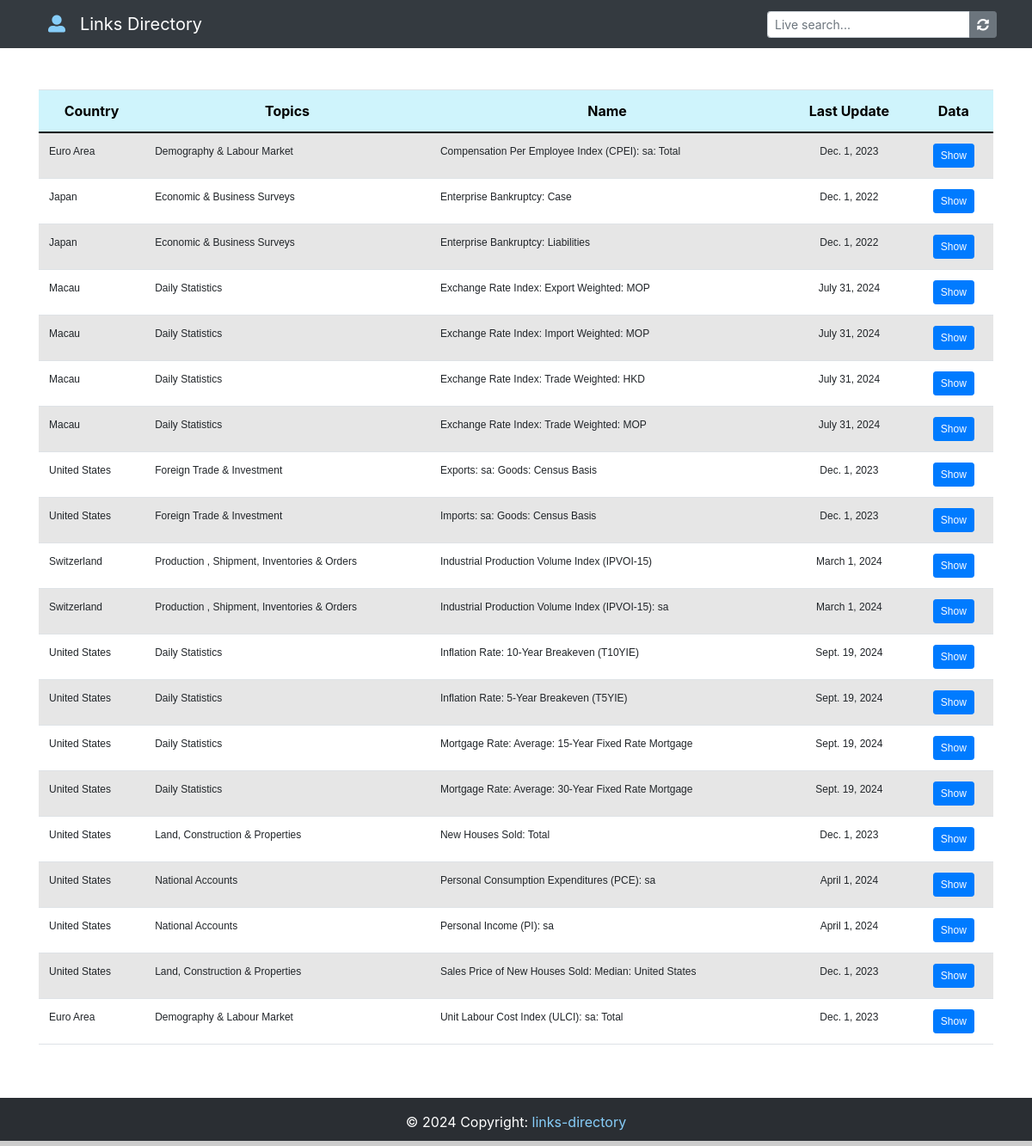
The page / on the database its author committed.
### tabledatacenter/models.py (models this page shows, shortened)
class DataCountryByEconomic(models.Model):
    country = models.CharField(max_length=255)
    topic = models.CharField(max_length=255)
    web = models.CharField(max_length=255)
    name = models.CharField(max_length=255)
    unit = models.CharField(max_length=255)
    date = models.DateField()
    data = models.FloatField()

### tabledatacenter/views.py (the view)
# urls.py: 2. Add a URL to urlpatterns:  path('', views.home, name='home')
def home(request):
    latest_entries = (DataCountryByEconomic.objects
                      .values('name', 'country')  # Get unique name-country pairs
                      .annotate(latest_date=Max('date')))  # Annotate with the latest date for each pair
    data_to_insert = []
    for entry in latest_entries:
        latest_row = (DataCountryByEconomic.objects
                      .filter(name=entry['name'], country=entry['country'], date=entry['latest_date'])
                      .first())  # Get the first result (since we expect only one)
        if latest_row:
            data_to_insert.append(latest_row)
    context = {
        'data': data_to_insert
    }
    return render(request, 'home.html', context)

### tabledatacenter/templates/home.html (shortened to what this page needs)
{% extends 'base.html' %}
{% block navbar-content %}
<i style="color: lightskyblue;" class="fas fa-user-alt"></i>&nbsp;&nbsp; Links Directory
{% endblock navbar-content %}
{% block content %}
<div class="container">
    <br><br>
    <table class="table table-striped" id="example" style="text-align: center;">
        <thead class="table-info">
            <tr>
                <th style="text-align: center;">Country</th>
                <th style="text-align: center;">Topics</th>
                <th style="text-align: center;">Name</th>
                <th style="text-align: center;">Last Update</th>
                <th style="text-align: center;">Data</th>
            </tr>
        </thead>
        <tbody>
            {% for item in data %}
            <tr>
                <td style="font-family: Verdana, sans-serif; font-size: 12px; text-align: left;">{{ item.country }}</td>
                <td style="font-family: Verdana, sans-serif; font-size: 12px; text-align: left;">{{ item.topic }}</td>
                <td style="font-family: Verdana, sans-serif; font-size: 12px; text-align: left;">{{ item.name }}</td>
                <td style="font-family: Verdana, sans-serif; font-size: 12px;">{{ item.date }}</td>
                <td>
                    <button style="font-family: Verdana, sans-serif; font-size: 12px;" type="button"
                            class="btn btn-primary btn-sm show-data-btn"
                            data-name="{{ item.name }}" data-country="{{ item.country }}">
                        Show
                    </button>
                </td>
            </tr>
            {% endfor %}
        </tbody>
    </table>
</div>
<br><br><br><br>
{% endblock content %}

### tabledatacenter/templates/base.html (shortened to what this page needs)
{% load static %}
<!DOCTYPE html>
<html lang="en">
<head>
    <link href="https://cdn.jsdelivr.net/npm/bootstrap@5.0.2/dist/css/bootstrap.min.css" rel="stylesheet">
    <link rel="stylesheet" href="https://cdnjs.cloudflare.com/ajax/libs/twitter-bootstrap/4.1.1/css/bootstrap.css">
    <link rel="stylesheet" href="https://cdnjs.cloudflare.com/ajax/libs/font-awesome/5.15.4/css/all.min.css" />
    <link href={% static "css/style.css" %} rel="stylesheet">
    <link rel="stylesheet" type="text/css" href="https://cdn.datatables.net/v/bs5/jq-3.6.0/jszip-2.5.0/dt-1.13.2/b-2.3.4/b-html5-2.3.4/b-print-2.3.4/datatables.min.css"/><title>Links Directory</title>
    <link rel="stylesheet" href="https://cdn.jsdelivr.net/npm/bootstrap-icons@1.7.2/font/bootstrap-icons.css">
</head>
<body>
    <div class="wrapper">
        <header>
            <nav class="navbar navbar-expand-lg navbar-dark bg-dark">
                <div class="col-sm">
                    <a class="navbar-brand flex-grow-1" style="text-align: center; color: #fff; margin-left: 25px;">
                        {% block navbar-content %} {% endblock navbar-content %}
                    </a>
                </div>
                <div class="d-flex" style="margin-right: 25px;">
                    <div class="input-group input-group-sm">
                        <input class="form-control" type="search" id="search" placeholder="Live search..." aria-label="Search">
                        <a href="{% url 'home' %}" class="btn btn-secondary btn-sm"><i class="fas fa-sync-alt"></i></a>
                    </div>
                </div>
            </nav>
        </header>
    {% block content %} {% endblock content %}
    </div>
    <footer class="bg-dark text-center text-lg-start" id="footer" style="color: #fff;">
        <div class="text-center p-3" style="background-color: rgba(0, 0, 0, 0.2);">&copy; {% now "Y" %} Copyright:
            <a class="text-light" href="#" style="text-decoration: none;">
                <span style="color: lightskyblue;">links-directory</span>
            </a>
        </div>
    </footer>
</body>
</html>

### tabledatacenter/static/css/style.css (style rules this page uses)
html, body { height: 100%; margin: 0; max-width: 100%; }
.wrapper { min-height: 100%; margin-bottom: -50px; }
#footer, .push { height: 50px; }

### rows shown on the page
DataCountryByEconomic: country "Euro Area", topic "Demography & Labour Market", name "Compensation Per Employee Index (CPEI): sa: Total", date "Dec. 1, 2023"
DataCountryByEconomic: country "Japan", topic "Economic & Business Surveys", name "Enterprise Bankruptcy: Case", date "Dec. 1, 2022"
DataCountryByEconomic: country "Japan", topic "Economic & Business Surveys", name "Enterprise Bankruptcy: Liabilities", date "Dec. 1, 2022"
DataCountryByEconomic: country "Macau", topic "Daily Statistics", name "Exchange Rate Index: Export Weighted: MOP", date "July 31, 2024"
DataCountryByEconomic: country "Macau", topic "Daily Statistics", name "Exchange Rate Index: Import Weighted: MOP", date "July 31, 2024"
DataCountryByEconomic: country "Macau", topic "Daily Statistics", name "Exchange Rate Index: Trade Weighted: HKD", date "July 31, 2024"
DataCountryByEconomic: country "Macau", topic "Daily Statistics", name "Exchange Rate Index: Trade Weighted: MOP", date "July 31, 2024"
DataCountryByEconomic: country "United States", topic "Foreign Trade & Investment", name "Exports: sa: Goods: Census Basis", date "Dec. 1, 2023"
DataCountryByEconomic: country "United States", topic "Foreign Trade & Investment", name "Imports: sa: Goods: Census Basis", date "Dec. 1, 2023"
DataCountryByEconomic: country "Switzerland", topic "Production , Shipment, Inventories & Orders", name "Industrial Production Volume Index (IPVOI-15)", date "March 1, 2024"
DataCountryByEconomic: country "Switzerland", topic "Production , Shipment, Inventories & Orders", name "Industrial Production Volume Index (IPVOI-15): sa", date "March 1, 2024"
DataCountryByEconomic: country "United States", topic "Daily Statistics", name "Inflation Rate: 10-Year Breakeven (T10YIE)", date "Sept. 19, 2024"
DataCountryByEconomic: country "United States", topic "Daily Statistics", name "Inflation Rate: 5-Year Breakeven (T5YIE)", date "Sept. 19, 2024"
DataCountryByEconomic: country "United States", topic "Daily Statistics", name "Mortgage Rate: Average: 15-Year Fixed Rate Mortgage", date "Sept. 19, 2024"
DataCountryByEconomic: country "United States", topic "Daily Statistics", name "Mortgage Rate: Average: 30-Year Fixed Rate Mortgage", date "Sept. 19, 2024"
DataCountryByEconomic: country "United States", topic "Land, Construction & Properties", name "New Houses Sold: Total", date "Dec. 1, 2023"
DataCountryByEconomic: country "United States", topic "National Accounts", name "Personal Consumption Expenditures (PCE): sa", date "April 1, 2024"
DataCountryByEconomic: country "United States", topic "National Accounts", name "Personal Income (PI): sa", date "April 1, 2024"
DataCountryByEconomic: country "United States", topic "Land, Construction & Properties", name "Sales Price of New Houses Sold: Median: United States", date "Dec. 1, 2023"
DataCountryByEconomic: country "Euro Area", topic "Demography & Labour Market", name "Unit Labour Cost Index (ULCI): sa: Total", date "Dec. 1, 2023"
